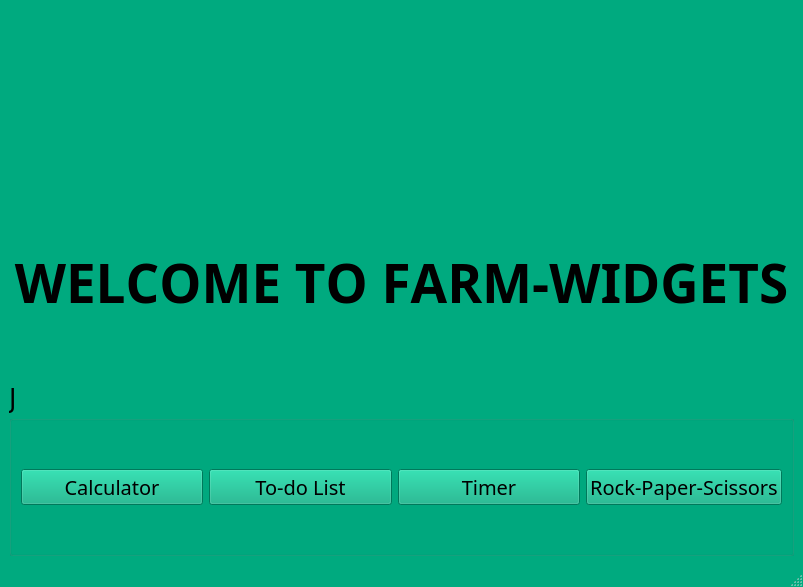
<?xml version="1.0" encoding="UTF-8"?>
<ui version="4.0">
 <class>MainWindow</class>
 <widget class="QMainWindow" name="MainWindow">
  <property name="windowModality">
   <enum>Qt::NonModal</enum>
  </property>
  <property name="geometry">
   <rect>
    <x>0</x>
    <y>0</y>
    <width>803</width>
    <height>587</height>
   </rect>
  </property>
  <property name="palette">
   <palette>
    <active>
     <colorrole role="WindowText">
      <brush brushstyle="SolidPattern">
       <color alpha="255">
        <red>0</red>
        <green>0</green>
        <blue>0</blue>
       </color>
      </brush>
     </colorrole>
     <colorrole role="Button">
      <brush brushstyle="SolidPattern">
       <color alpha="255">
        <red>0</red>
        <green>170</green>
        <blue>127</blue>
       </color>
      </brush>
     </colorrole>
     <colorrole role="Light">
      <brush brushstyle="SolidPattern">
       <color alpha="255">
        <red>0</red>
        <green>255</green>
        <blue>191</blue>
       </color>
      </brush>
     </colorrole>
     <colorrole role="Midlight">
      <brush brushstyle="SolidPattern">
       <color alpha="255">
        <red>0</red>
        <green>212</green>
        <blue>159</blue>
       </color>
      </brush>
     </colorrole>
     <colorrole role="Dark">
      <brush brushstyle="SolidPattern">
       <color alpha="255">
        <red>0</red>
        <green>85</green>
        <blue>63</blue>
       </color>
      </brush>
     </colorrole>
     <colorrole role="Mid">
      <brush brushstyle="SolidPattern">
       <color alpha="255">
        <red>0</red>
        <green>113</green>
        <blue>84</blue>
       </color>
      </brush>
     </colorrole>
     <colorrole role="Text">
      <brush brushstyle="SolidPattern">
       <color alpha="255">
        <red>0</red>
        <green>0</green>
        <blue>0</blue>
       </color>
      </brush>
     </colorrole>
     <colorrole role="BrightText">
      <brush brushstyle="SolidPattern">
       <color alpha="255">
        <red>255</red>
        <green>255</green>
        <blue>255</blue>
       </color>
      </brush>
     </colorrole>
     <colorrole role="ButtonText">
      <brush brushstyle="SolidPattern">
       <color alpha="255">
        <red>0</red>
        <green>0</green>
        <blue>0</blue>
       </color>
      </brush>
     </colorrole>
     <colorrole role="Base">
      <brush brushstyle="SolidPattern">
       <color alpha="255">
        <red>255</red>
        <green>255</green>
        <blue>255</blue>
       </color>
      </brush>
     </colorrole>
     <colorrole role="Window">
      <brush brushstyle="SolidPattern">
       <color alpha="255">
        <red>0</red>
        <green>170</green>
        <blue>127</blue>
       </color>
      </brush>
     </colorrole>
     <colorrole role="Shadow">
      <brush brushstyle="SolidPattern">
       <color alpha="255">
        <red>0</red>
        <green>0</green>
        <blue>0</blue>
       </color>
      </brush>
     </colorrole>
     <colorrole role="AlternateBase">
      <brush brushstyle="SolidPattern">
       <color alpha="255">
        <red>127</red>
        <green>212</green>
        <blue>191</blue>
       </color>
      </brush>
     </colorrole>
     <colorrole role="ToolTipBase">
      <brush brushstyle="SolidPattern">
       <color alpha="255">
        <red>255</red>
        <green>255</green>
        <blue>220</blue>
       </color>
      </brush>
     </colorrole>
     <colorrole role="ToolTipText">
      <brush brushstyle="SolidPattern">
       <color alpha="255">
        <red>0</red>
        <green>0</green>
        <blue>0</blue>
       </color>
      </brush>
     </colorrole>
     <colorrole role="PlaceholderText">
      <brush brushstyle="SolidPattern">
       <color alpha="128">
        <red>0</red>
        <green>0</green>
        <blue>0</blue>
       </color>
      </brush>
     </colorrole>
    </active>
    <inactive>
     <colorrole role="WindowText">
      <brush brushstyle="SolidPattern">
       <color alpha="255">
        <red>0</red>
        <green>0</green>
        <blue>0</blue>
       </color>
      </brush>
     </colorrole>
     <colorrole role="Button">
      <brush brushstyle="SolidPattern">
       <color alpha="255">
        <red>0</red>
        <green>170</green>
        <blue>127</blue>
       </color>
      </brush>
     </colorrole>
     <colorrole role="Light">
      <brush brushstyle="SolidPattern">
       <color alpha="255">
        <red>0</red>
        <green>255</green>
        <blue>191</blue>
       </color>
      </brush>
     </colorrole>
     <colorrole role="Midlight">
      <brush brushstyle="SolidPattern">
       <color alpha="255">
        <red>0</red>
        <green>212</green>
        <blue>159</blue>
       </color>
      </brush>
     </colorrole>
     <colorrole role="Dark">
      <brush brushstyle="SolidPattern">
       <color alpha="255">
        <red>0</red>
        <green>85</green>
        <blue>63</blue>
       </color>
      </brush>
     </colorrole>
     <colorrole role="Mid">
      <brush brushstyle="SolidPattern">
       <color alpha="255">
        <red>0</red>
        <green>113</green>
        <blue>84</blue>
       </color>
      </brush>
     </colorrole>
     <colorrole role="Text">
      <brush brushstyle="SolidPattern">
       <color alpha="255">
        <red>0</red>
        <green>0</green>
        <blue>0</blue>
       </color>
      </brush>
     </colorrole>
     <colorrole role="BrightText">
      <brush brushstyle="SolidPattern">
       <color alpha="255">
        <red>255</red>
        <green>255</green>
        <blue>255</blue>
       </color>
      </brush>
     </colorrole>
     <colorrole role="ButtonText">
      <brush brushstyle="SolidPattern">
       <color alpha="255">
        <red>0</red>
        <green>0</green>
        <blue>0</blue>
       </color>
      </brush>
     </colorrole>
     <colorrole role="Base">
      <brush brushstyle="SolidPattern">
       <color alpha="255">
        <red>255</red>
        <green>255</green>
        <blue>255</blue>
       </color>
      </brush>
     </colorrole>
     <colorrole role="Window">
      <brush brushstyle="SolidPattern">
       <color alpha="255">
        <red>0</red>
        <green>170</green>
        <blue>127</blue>
       </color>
      </brush>
     </colorrole>
     <colorrole role="Shadow">
      <brush brushstyle="SolidPattern">
       <color alpha="255">
        <red>0</red>
        <green>0</green>
        <blue>0</blue>
       </color>
      </brush>
     </colorrole>
     <colorrole role="AlternateBase">
      <brush brushstyle="SolidPattern">
       <color alpha="255">
        <red>127</red>
        <green>212</green>
        <blue>191</blue>
       </color>
      </brush>
     </colorrole>
     <colorrole role="ToolTipBase">
      <brush brushstyle="SolidPattern">
       <color alpha="255">
        <red>255</red>
        <green>255</green>
        <blue>220</blue>
       </color>
      </brush>
     </colorrole>
     <colorrole role="ToolTipText">
      <brush brushstyle="SolidPattern">
       <color alpha="255">
        <red>0</red>
        <green>0</green>
        <blue>0</blue>
       </color>
      </brush>
     </colorrole>
     <colorrole role="PlaceholderText">
      <brush brushstyle="SolidPattern">
       <color alpha="128">
        <red>0</red>
        <green>0</green>
        <blue>0</blue>
       </color>
      </brush>
     </colorrole>
    </inactive>
    <disabled>
     <colorrole role="WindowText">
      <brush brushstyle="SolidPattern">
       <color alpha="255">
        <red>0</red>
        <green>85</green>
        <blue>63</blue>
       </color>
      </brush>
     </colorrole>
     <colorrole role="Button">
      <brush brushstyle="SolidPattern">
       <color alpha="255">
        <red>0</red>
        <green>170</green>
        <blue>127</blue>
       </color>
      </brush>
     </colorrole>
     <colorrole role="Light">
      <brush brushstyle="SolidPattern">
       <color alpha="255">
        <red>0</red>
        <green>255</green>
        <blue>191</blue>
       </color>
      </brush>
     </colorrole>
     <colorrole role="Midlight">
      <brush brushstyle="SolidPattern">
       <color alpha="255">
        <red>0</red>
        <green>212</green>
        <blue>159</blue>
       </color>
      </brush>
     </colorrole>
     <colorrole role="Dark">
      <brush brushstyle="SolidPattern">
       <color alpha="255">
        <red>0</red>
        <green>85</green>
        <blue>63</blue>
       </color>
      </brush>
     </colorrole>
     <colorrole role="Mid">
      <brush brushstyle="SolidPattern">
       <color alpha="255">
        <red>0</red>
        <green>113</green>
        <blue>84</blue>
       </color>
      </brush>
     </colorrole>
     <colorrole role="Text">
      <brush brushstyle="SolidPattern">
       <color alpha="255">
        <red>0</red>
        <green>85</green>
        <blue>63</blue>
       </color>
      </brush>
     </colorrole>
     <colorrole role="BrightText">
      <brush brushstyle="SolidPattern">
       <color alpha="255">
        <red>255</red>
        <green>255</green>
        <blue>255</blue>
       </color>
      </brush>
     </colorrole>
     <colorrole role="ButtonText">
      <brush brushstyle="SolidPattern">
       <color alpha="255">
        <red>0</red>
        <green>85</green>
        <blue>63</blue>
       </color>
      </brush>
     </colorrole>
     <colorrole role="Base">
      <brush brushstyle="SolidPattern">
       <color alpha="255">
        <red>0</red>
        <green>170</green>
        <blue>127</blue>
       </color>
      </brush>
     </colorrole>
     <colorrole role="Window">
      <brush brushstyle="SolidPattern">
       <color alpha="255">
        <red>0</red>
        <green>170</green>
        <blue>127</blue>
       </color>
      </brush>
     </colorrole>
     <colorrole role="Shadow">
      <brush brushstyle="SolidPattern">
       <color alpha="255">
        <red>0</red>
        <green>0</green>
        <blue>0</blue>
       </color>
      </brush>
     </colorrole>
     <colorrole role="AlternateBase">
      <brush brushstyle="SolidPattern">
       <color alpha="255">
        <red>0</red>
        <green>170</green>
        <blue>127</blue>
       </color>
      </brush>
     </colorrole>
     <colorrole role="ToolTipBase">
      <brush brushstyle="SolidPattern">
       <color alpha="255">
        <red>255</red>
        <green>255</green>
        <blue>220</blue>
       </color>
      </brush>
     </colorrole>
     <colorrole role="ToolTipText">
      <brush brushstyle="SolidPattern">
       <color alpha="255">
        <red>0</red>
        <green>0</green>
        <blue>0</blue>
       </color>
      </brush>
     </colorrole>
     <colorrole role="PlaceholderText">
      <brush brushstyle="SolidPattern">
       <color alpha="128">
        <red>0</red>
        <green>0</green>
        <blue>0</blue>
       </color>
      </brush>
     </colorrole>
    </disabled>
   </palette>
  </property>
  <property name="cursor">
   <cursorShape>ArrowCursor</cursorShape>
  </property>
  <property name="acceptDrops">
   <bool>false</bool>
  </property>
  <property name="windowTitle">
   <string>FARM WIDGETS</string>
  </property>
  <property name="windowIcon">
   <iconset>
    <normaloff>../../Farm-Widgets/Farm-Widgets/favicon-32x32.png</normaloff>../../Farm-Widgets/Farm-Widgets/favicon-32x32.png</iconset>
  </property>
  <widget class="QWidget" name="centralwidget">
   <layout class="QGridLayout" name="gridLayout">
    <item row="0" column="0">
     <layout class="QVBoxLayout" name="verticalLayout">
      <item>
       <layout class="QHBoxLayout" name="horizontalLayout_2">
        <item>
         <spacer name="horizontalSpacer">
          <property name="orientation">
           <enum>Qt::Horizontal</enum>
          </property>
          <property name="sizeHint" stdset="0">
           <size>
            <width>40</width>
            <height>20</height>
           </size>
          </property>
         </spacer>
        </item>
        <item>
         <widget class="QLabel" name="label_2">
          <property name="text">
           <string/>
          </property>
          <property name="pixmap">
           <pixmap>../../Farm-Widgets/Farm-Widgets/vectorshots121200036 (2).jpg</pixmap>
          </property>
          <property name="scaledContents">
           <bool>true</bool>
          </property>
          <property name="alignment">
           <set>Qt::AlignCenter</set>
          </property>
         </widget>
        </item>
        <item>
         <spacer name="horizontalSpacer_2">
          <property name="orientation">
           <enum>Qt::Horizontal</enum>
          </property>
          <property name="sizeHint" stdset="0">
           <size>
            <width>40</width>
            <height>20</height>
           </size>
          </property>
         </spacer>
        </item>
       </layout>
      </item>
      <item>
       <widget class="QLabel" name="label">
        <property name="palette">
         <palette>
          <active>
           <colorrole role="WindowText">
            <brush brushstyle="SolidPattern">
             <color alpha="255">
              <red>0</red>
              <green>0</green>
              <blue>0</blue>
             </color>
            </brush>
           </colorrole>
           <colorrole role="Button">
            <brush brushstyle="SolidPattern">
             <color alpha="255">
              <red>0</red>
              <green>85</green>
              <blue>255</blue>
             </color>
            </brush>
           </colorrole>
           <colorrole role="Light">
            <brush brushstyle="SolidPattern">
             <color alpha="255">
              <red>127</red>
              <green>170</green>
              <blue>255</blue>
             </color>
            </brush>
           </colorrole>
           <colorrole role="Midlight">
            <brush brushstyle="SolidPattern">
             <color alpha="255">
              <red>63</red>
              <green>127</green>
              <blue>255</blue>
             </color>
            </brush>
           </colorrole>
           <colorrole role="Dark">
            <brush brushstyle="SolidPattern">
             <color alpha="255">
              <red>0</red>
              <green>42</green>
              <blue>127</blue>
             </color>
            </brush>
           </colorrole>
           <colorrole role="Mid">
            <brush brushstyle="SolidPattern">
             <color alpha="255">
              <red>0</red>
              <green>56</green>
              <blue>170</blue>
             </color>
            </brush>
           </colorrole>
           <colorrole role="Text">
            <brush brushstyle="SolidPattern">
             <color alpha="255">
              <red>0</red>
              <green>0</green>
              <blue>0</blue>
             </color>
            </brush>
           </colorrole>
           <colorrole role="BrightText">
            <brush brushstyle="SolidPattern">
             <color alpha="255">
              <red>255</red>
              <green>255</green>
              <blue>255</blue>
             </color>
            </brush>
           </colorrole>
           <colorrole role="ButtonText">
            <brush brushstyle="SolidPattern">
             <color alpha="255">
              <red>0</red>
              <green>0</green>
              <blue>0</blue>
             </color>
            </brush>
           </colorrole>
           <colorrole role="Base">
            <brush brushstyle="SolidPattern">
             <color alpha="255">
              <red>255</red>
              <green>255</green>
              <blue>255</blue>
             </color>
            </brush>
           </colorrole>
           <colorrole role="Window">
            <brush brushstyle="SolidPattern">
             <color alpha="255">
              <red>0</red>
              <green>85</green>
              <blue>255</blue>
             </color>
            </brush>
           </colorrole>
           <colorrole role="Shadow">
            <brush brushstyle="SolidPattern">
             <color alpha="255">
              <red>0</red>
              <green>0</green>
              <blue>0</blue>
             </color>
            </brush>
           </colorrole>
           <colorrole role="AlternateBase">
            <brush brushstyle="SolidPattern">
             <color alpha="255">
              <red>127</red>
              <green>170</green>
              <blue>255</blue>
             </color>
            </brush>
           </colorrole>
           <colorrole role="ToolTipBase">
            <brush brushstyle="SolidPattern">
             <color alpha="255">
              <red>255</red>
              <green>255</green>
              <blue>220</blue>
             </color>
            </brush>
           </colorrole>
           <colorrole role="ToolTipText">
            <brush brushstyle="SolidPattern">
             <color alpha="255">
              <red>0</red>
              <green>0</green>
              <blue>0</blue>
             </color>
            </brush>
           </colorrole>
           <colorrole role="PlaceholderText">
            <brush brushstyle="SolidPattern">
             <color alpha="128">
              <red>0</red>
              <green>0</green>
              <blue>0</blue>
             </color>
            </brush>
           </colorrole>
          </active>
          <inactive>
           <colorrole role="WindowText">
            <brush brushstyle="SolidPattern">
             <color alpha="255">
              <red>0</red>
              <green>0</green>
              <blue>0</blue>
             </color>
            </brush>
           </colorrole>
           <colorrole role="Button">
            <brush brushstyle="SolidPattern">
             <color alpha="255">
              <red>0</red>
              <green>85</green>
              <blue>255</blue>
             </color>
            </brush>
           </colorrole>
           <colorrole role="Light">
            <brush brushstyle="SolidPattern">
             <color alpha="255">
              <red>127</red>
              <green>170</green>
              <blue>255</blue>
             </color>
            </brush>
           </colorrole>
           <colorrole role="Midlight">
            <brush brushstyle="SolidPattern">
             <color alpha="255">
              <red>63</red>
              <green>127</green>
              <blue>255</blue>
             </color>
            </brush>
           </colorrole>
           <colorrole role="Dark">
            <brush brushstyle="SolidPattern">
             <color alpha="255">
              <red>0</red>
              <green>42</green>
              <blue>127</blue>
             </color>
            </brush>
           </colorrole>
           <colorrole role="Mid">
            <brush brushstyle="SolidPattern">
             <color alpha="255">
              <red>0</red>
              <green>56</green>
              <blue>170</blue>
             </color>
            </brush>
           </colorrole>
           <colorrole role="Text">
            <brush brushstyle="SolidPattern">
             <color alpha="255">
              <red>0</red>
              <green>0</green>
              <blue>0</blue>
             </color>
            </brush>
           </colorrole>
           <colorrole role="BrightText">
            <brush brushstyle="SolidPattern">
             <color alpha="255">
              <red>255</red>
              <green>255</green>
              <blue>255</blue>
             </color>
            </brush>
           </colorrole>
           <colorrole role="ButtonText">
            <brush brushstyle="SolidPattern">
             <color alpha="255">
              <red>0</red>
              <green>0</green>
              <blue>0</blue>
             </color>
            </brush>
           </colorrole>
           <colorrole role="Base">
            <brush brushstyle="SolidPattern">
             <color alpha="255">
              <red>255</red>
              <green>255</green>
              <blue>255</blue>
             </color>
            </brush>
           </colorrole>
           <colorrole role="Window">
            <brush brushstyle="SolidPattern">
             <color alpha="255">
              <red>0</red>
              <green>85</green>
              <blue>255</blue>
             </color>
            </brush>
           </colorrole>
           <colorrole role="Shadow">
            <brush brushstyle="SolidPattern">
             <color alpha="255">
              <red>0</red>
              <green>0</green>
              <blue>0</blue>
             </color>
            </brush>
           </colorrole>
           <colorrole role="AlternateBase">
            <brush brushstyle="SolidPattern">
             <color alpha="255">
              <red>127</red>
              <green>170</green>
              <blue>255</blue>
             </color>
            </brush>
           </colorrole>
           <colorrole role="ToolTipBase">
            <brush brushstyle="SolidPattern">
             <color alpha="255">
              <red>255</red>
              <green>255</green>
              <blue>220</blue>
             </color>
            </brush>
           </colorrole>
           <colorrole role="ToolTipText">
            <brush brushstyle="SolidPattern">
             <color alpha="255">
              <red>0</red>
              <green>0</green>
              <blue>0</blue>
             </color>
            </brush>
           </colorrole>
           <colorrole role="PlaceholderText">
            <brush brushstyle="SolidPattern">
             <color alpha="128">
              <red>0</red>
              <green>0</green>
              <blue>0</blue>
             </color>
            </brush>
           </colorrole>
          </inactive>
          <disabled>
           <colorrole role="WindowText">
            <brush brushstyle="SolidPattern">
             <color alpha="255">
              <red>0</red>
              <green>42</green>
              <blue>127</blue>
             </color>
            </brush>
           </colorrole>
           <colorrole role="Button">
            <brush brushstyle="SolidPattern">
             <color alpha="255">
              <red>0</red>
              <green>85</green>
              <blue>255</blue>
             </color>
            </brush>
           </colorrole>
           <colorrole role="Light">
            <brush brushstyle="SolidPattern">
             <color alpha="255">
              <red>127</red>
              <green>170</green>
              <blue>255</blue>
             </color>
            </brush>
           </colorrole>
           <colorrole role="Midlight">
            <brush brushstyle="SolidPattern">
             <color alpha="255">
              <red>63</red>
              <green>127</green>
              <blue>255</blue>
             </color>
            </brush>
           </colorrole>
           <colorrole role="Dark">
            <brush brushstyle="SolidPattern">
             <color alpha="255">
              <red>0</red>
              <green>42</green>
              <blue>127</blue>
             </color>
            </brush>
           </colorrole>
           <colorrole role="Mid">
            <brush brushstyle="SolidPattern">
             <color alpha="255">
              <red>0</red>
              <green>56</green>
              <blue>170</blue>
             </color>
            </brush>
           </colorrole>
           <colorrole role="Text">
            <brush brushstyle="SolidPattern">
             <color alpha="255">
              <red>0</red>
              <green>42</green>
              <blue>127</blue>
             </color>
            </brush>
           </colorrole>
           <colorrole role="BrightText">
            <brush brushstyle="SolidPattern">
             <color alpha="255">
              <red>255</red>
              <green>255</green>
              <blue>255</blue>
             </color>
            </brush>
           </colorrole>
           <colorrole role="ButtonText">
            <brush brushstyle="SolidPattern">
             <color alpha="255">
              <red>0</red>
              <green>42</green>
              <blue>127</blue>
             </color>
            </brush>
           </colorrole>
           <colorrole role="Base">
            <brush brushstyle="SolidPattern">
             <color alpha="255">
              <red>0</red>
              <green>85</green>
              <blue>255</blue>
             </color>
            </brush>
           </colorrole>
           <colorrole role="Window">
            <brush brushstyle="SolidPattern">
             <color alpha="255">
              <red>0</red>
              <green>85</green>
              <blue>255</blue>
             </color>
            </brush>
           </colorrole>
           <colorrole role="Shadow">
            <brush brushstyle="SolidPattern">
             <color alpha="255">
              <red>0</red>
              <green>0</green>
              <blue>0</blue>
             </color>
            </brush>
           </colorrole>
           <colorrole role="AlternateBase">
            <brush brushstyle="SolidPattern">
             <color alpha="255">
              <red>0</red>
              <green>85</green>
              <blue>255</blue>
             </color>
            </brush>
           </colorrole>
           <colorrole role="ToolTipBase">
            <brush brushstyle="SolidPattern">
             <color alpha="255">
              <red>255</red>
              <green>255</green>
              <blue>220</blue>
             </color>
            </brush>
           </colorrole>
           <colorrole role="ToolTipText">
            <brush brushstyle="SolidPattern">
             <color alpha="255">
              <red>0</red>
              <green>0</green>
              <blue>0</blue>
             </color>
            </brush>
           </colorrole>
           <colorrole role="PlaceholderText">
            <brush brushstyle="SolidPattern">
             <color alpha="128">
              <red>0</red>
              <green>0</green>
              <blue>0</blue>
             </color>
            </brush>
           </colorrole>
          </disabled>
         </palette>
        </property>
        <property name="font">
         <font>
          <family>Ink Free</family>
          <pointsize>40</pointsize>
          <weight>75</weight>
          <italic>false</italic>
          <bold>true</bold>
          <underline>false</underline>
          <strikeout>false</strikeout>
          <kerning>false</kerning>
         </font>
        </property>
        <property name="cursor">
         <cursorShape>ArrowCursor</cursorShape>
        </property>
        <property name="mouseTracking">
         <bool>true</bool>
        </property>
        <property name="text">
         <string>WELCOME TO FARM-WIDGETS</string>
        </property>
        <property name="textFormat">
         <enum>Qt::RichText</enum>
        </property>
        <property name="alignment">
         <set>Qt::AlignCenter</set>
        </property>
       </widget>
      </item>
      <item>
       <layout class="QHBoxLayout" name="horizontalLayout_3">
        <item>
         <widget class="QGroupBox" name="groupBox">
          <property name="font">
           <font>
            <family>Wingdings</family>
            <pointsize>20</pointsize>
           </font>
          </property>
          <property name="title">
           <string>J</string>
          </property>
          <layout class="QGridLayout" name="gridLayout_2">
           <item row="0" column="0">
            <widget class="QPushButton" name="b1">
             <property name="font">
              <font>
               <family>Segoe Script</family>
               <pointsize>15</pointsize>
              </font>
             </property>
             <property name="text">
              <string>Calculator</string>
             </property>
            </widget>
           </item>
           <item row="0" column="1">
            <widget class="QPushButton" name="b2">
             <property name="font">
              <font>
               <family>Segoe Script</family>
               <pointsize>15</pointsize>
              </font>
             </property>
             <property name="text">
              <string>To-do List</string>
             </property>
            </widget>
           </item>
           <item row="0" column="2">
            <widget class="QPushButton" name="b3">
             <property name="font">
              <font>
               <family>Segoe Script</family>
               <pointsize>15</pointsize>
              </font>
             </property>
             <property name="text">
              <string>Timer</string>
             </property>
            </widget>
           </item>
           <item row="0" column="3">
            <widget class="QPushButton" name="b4">
             <property name="font">
              <font>
               <family>Segoe Script</family>
               <pointsize>15</pointsize>
               <weight>50</weight>
               <bold>false</bold>
              </font>
             </property>
             <property name="text">
              <string>Rock-Paper-Scissors</string>
             </property>
            </widget>
           </item>
          </layout>
         </widget>
        </item>
       </layout>
      </item>
     </layout>
    </item>
   </layout>
  </widget>
  <widget class="QMenuBar" name="menubar">
   <property name="geometry">
    <rect>
     <x>0</x>
     <y>0</y>
     <width>803</width>
     <height>21</height>
    </rect>
   </property>
  </widget>
  <widget class="QStatusBar" name="statusbar"/>
 </widget>
 <resources/>
 <connections/>
</ui>
